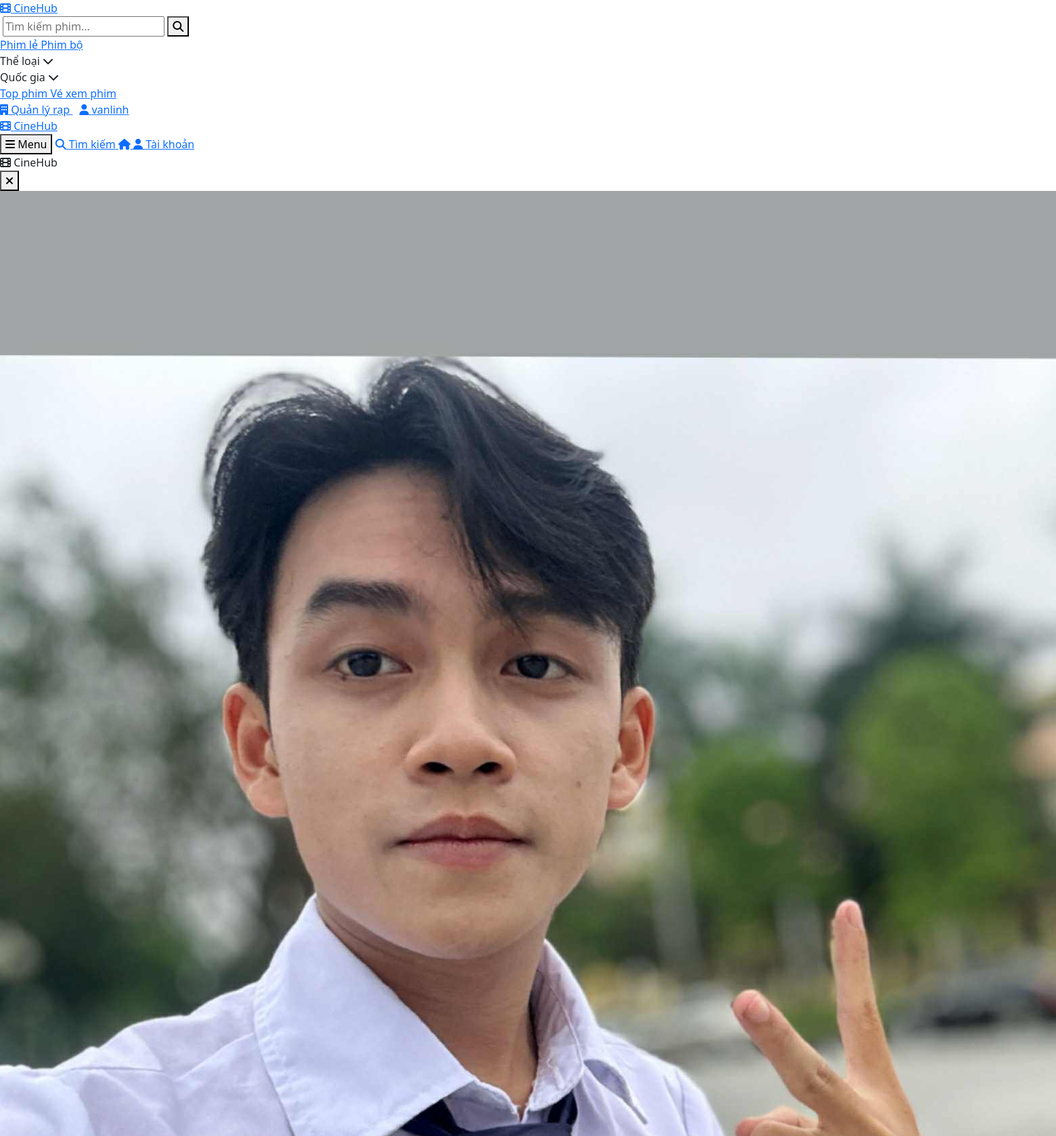
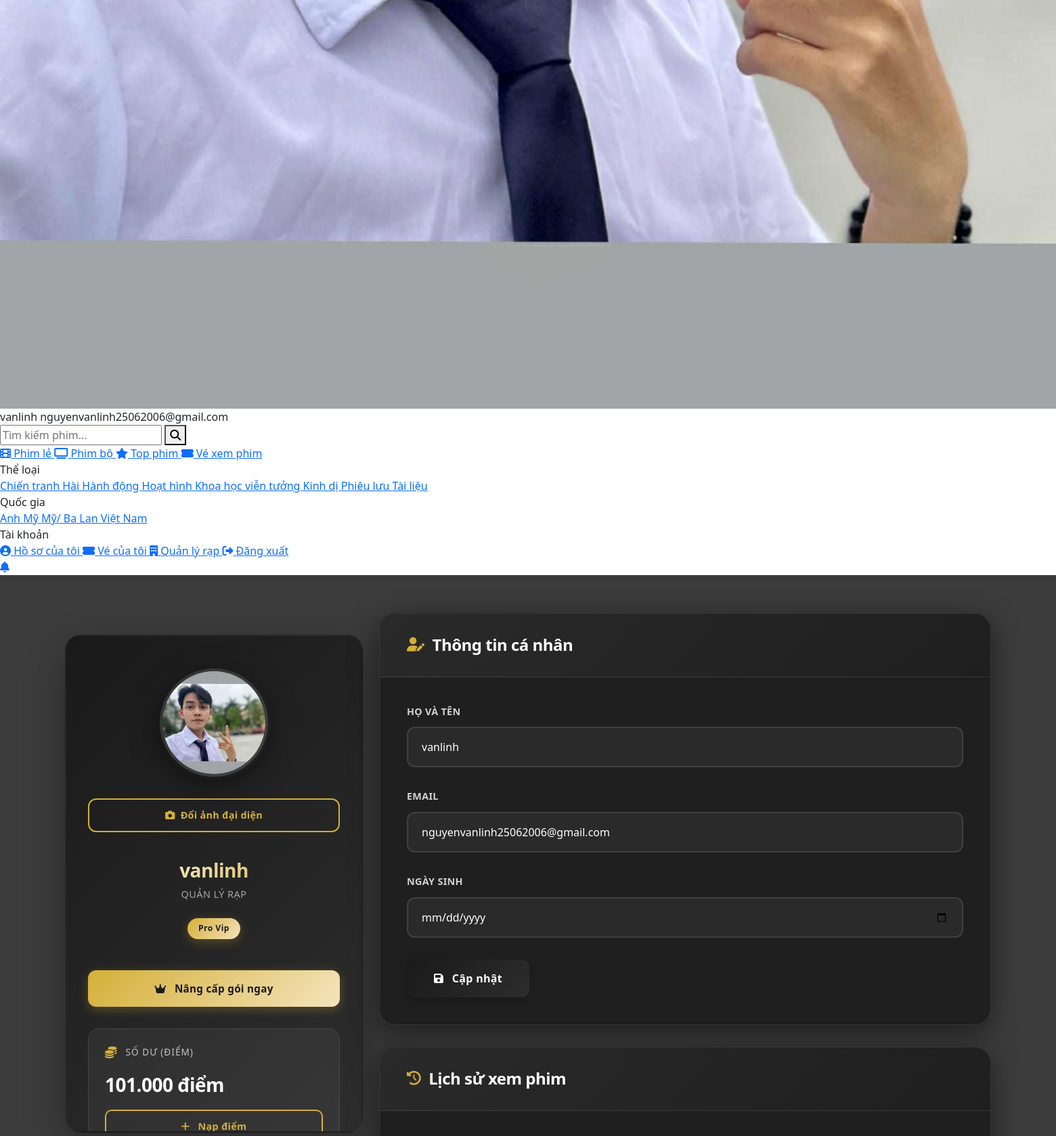
The app's page /?route=profile/index (signed in, upper part) with its own data (2 pictures, top to bottom).
### tables this page shows
CREATE TABLE `users` (
  `id` int(11) NOT NULL,
  `name` varchar(100) NOT NULL,
  `email` varchar(120) NOT NULL,
  `password` varchar(255) NOT NULL,
  `avatar` varchar(255) DEFAULT NULL,
  `birthdate` date DEFAULT NULL,
  `rank` enum('Bronze','Silver','Gold','Platinum') DEFAULT 'Bronze',
  `points` int(11) DEFAULT 0,
  `subscription_id` int(11) DEFAULT NULL,
  `status` enum('active','inactive','banned') DEFAULT 'active',
  `email_verified` tinyint(1) DEFAULT 0,
  `created_at` timestamp NOT NULL DEFAULT current_timestamp(),
  `updated_at` timestamp NOT NULL DEFAULT current_timestamp() ON UPDATE current_timestamp(),
  `role` enum('user','admin','moderator','manager') DEFAULT 'user',
  `theater_id` int(11) DEFAULT NULL,
  `is_active` tinyint(1) DEFAULT 1,
  `last_login` datetime DEFAULT NULL
);

CREATE TABLE `categories` (
  `id` int(11) NOT NULL,
  `name` varchar(100) NOT NULL,
  `parent_id` int(11) DEFAULT NULL
);

### modules/user/views/index.php (the view, shortened to what the rows shown need)
<section class="section py-4" style="background: rgb(60, 60, 60); min-height: 100vh;">
    <div class="profile-luxury-container">
        <div class="row g-4">
            <div class="col-lg-4 col-md-12">
                <div class="profile-luxury-sidebar">
                    <div class="profile-avatar-wrapper" onclick="document.getElementById('avatar-input').click()">
                        <div class="profile-avatar-container">
                            <?php if ($user['avatar']): ?>
                                <img src="<?php echo htmlspecialchars($user['avatar']); ?>" alt="Avatar" id="avatar-preview">
                            <?php else: ?>
                                <div class="avatar-placeholder-luxury">
                                    <i class="fas fa-user"></i>
                                </div>
                            <?php endif; ?>
                        </div>
                    </div>
                    <button class="btn-change-avatar" onclick="document.getElementById('avatar-input').click()">
                        <i class="fas fa-camera"></i>
                        <span><?php echo $user['avatar'] ? 'Đổi ảnh đại diện' : 'Thêm ảnh đại diện'; ?></span>
                    </button>
                    <div class="profile-name-luxury">
                        <h2><?php echo htmlspecialchars($user['name']); ?></h2>
                        <p class="profile-role-luxury"><?php echo htmlspecialchars($userRole ?? 'Thành viên'); ?></p>
                        <?php if (isset($subscription) && $subscription && in_array(strtolower($subscription['name']), ['gold', 'premium', 'pro vip'])): ?>
                            <span class="profile-badge-luxury">Pro Vip</span>
                        <?php endif; ?>
                    </div>
                    <button class="btn-upgrade-luxury" onclick="openUpgradeModal()">
                        <i class="fas fa-crown me-2"></i> Nâng cấp gói ngay
                    </button>
                    <div class="balance-card-luxury">
                        <div class="balance-header-luxury">
                            <i class="fas fa-coins"></i>
                            <span>Số dư (điểm)</span>
                        </div>
                        <div class="balance-amount-luxury">
                            <?php echo number_format($balance ?? 0, 0, ',', '.'); ?> điểm
                        </div>
                        <button class="btn-deposit-luxury" onclick="alert('Tính năng nạp điểm sẽ được thêm sau!');">
                            <i class="fas fa-plus me-2"></i> Nạp điểm
                        </button>
                    </div>
                </div>
            </div>
            <div class="col-lg-8 col-md-12">
                <div class="card-luxury">
                    <div class="card-header-luxury">
                        <h3>
                            <i class="fas fa-user-edit"></i>
                            Thông tin cá nhân
                        </h3>
                    </div>
                    <div class="card-body-luxury">
                        <form method="POST" action="?route=profile/update" enctype="multipart/form-data">
                            <div class="form-group-luxury">
                                <label for="name" class="form-label-luxury">Họ và tên</label>
                                <input type="text" class="form-control-luxury" id="name" name="name" value="<?php echo htmlspecialchars($user['name']); ?>" required>
                            </div>
                            <div class="form-group-luxury">
                                <label for="email" class="form-label-luxury">Email</label>
                                <input type="email" class="form-control-luxury" id="email" name="email" value="<?php echo htmlspecialchars($user['email']); ?>" required>
                            </div>
                            <div class="form-group-luxury">
                                <label for="birthdate" class="form-label-luxury">Ngày sinh</label>
                                <input type="date" class="form-control-luxury" id="birthdate" name="birthdate" value="<?php echo $user['birthdate']; ?>">
                            </div>
                            <button type="submit" class="btn-update-luxury">
                                <i class="fas fa-save me-2"></i> Cập nhật
                            </button>
                        </form>
                    </div>
                </div>
                <div class="card-luxury" id="history">
                    <div class="card-header-luxury">
                        <h3>
                            <i class="fas fa-history"></i>
                            Lịch sử xem phim
                        </h3>
                    </div>
                    <div class="card-body-luxury">
                    </div>
                </div>
            </div>
        </div>
    </div>
</section>

### shared/layout/header.php (shortened to what the rows shown need)
<!DOCTYPE html>
<html lang="vi">
<head>
    <link href="https://cdn.jsdelivr.net/npm/bootstrap@5.3.0/dist/css/bootstrap.min.css" rel="stylesheet">
    <?php
    $baseUrl = UrlHelper::getBaseUrl();
    ?>
    <link rel="stylesheet" href="<?php echo htmlspecialchars($baseUrl); ?>/style.css?v=<?php echo time(); ?>">
    <link rel="stylesheet" href="https://cdnjs.cloudflare.com/ajax/libs/font-awesome/6.4.0/css/all.min.css">
</head>
<body>
    <?php
    $isAuthPage = false;
    ?>
    <?php if (!$isAuthPage): ?>
    <?php
    try {
        require_once __DIR__ . '/../../core/Database.php';
        require_once __DIR__ . '/../../modules/movie/CategoryModel.php';
        $categoryModel = new CategoryModel();
        $menuCategories = $categoryModel->getAll();
    } catch (Exception $e) {
        $menuCategories = [];
        $countries = [];
    }
    $isAdmin = false;
    $isModerator = false;
    if (isset($user) && $user) {
        if (isset($user['role']) && $user['role'] === 'admin') {
            $isAdmin = true;
        } else {
            try {
                require_once __DIR__ . '/../../core/AdminMiddleware.php';
                $isAdmin = AdminMiddleware::hasRole($user['id'], 'Super Admin') ||
                          AdminMiddleware::hasRole($user['id'], 'Admin');
            } catch (Exception $e) {}
        }
        if (!$isAdmin) {
            if (isset($user['role']) && $user['role'] === 'moderator') {
                $isModerator = true;
            } elseif (isset($user['theater_id']) && !empty($user['theater_id'])) {
                $isModerator = true;
            } else {
                try {
                    require_once __DIR__ . '/../../core/AdminMiddleware.php';
                    $isModerator = AdminMiddleware::hasRole($user['id'], 'Moderator') ||
                                 AdminMiddleware::hasRole($user['id'], 'Theater Manager');
                } catch (Exception $e) {}
            }
        }
    }
    ?>
    <header class="header-new header-desktop">
        <div class="header-container">
            <div class="header-right">
                <?php if (isset($user) && $user): ?>
                    <?php if ($isAdmin): ?>
                        <a href="<?php echo $baseUrl; ?>/?route=admin/index" class="sign-in-btn" style="background-color: #FFFFFF37; margin-right: 10px;">
                            <i class="fas fa-cog"></i>
                            <span>Admin Panel</span>
                        </a>
                    <?php elseif ($isModerator): ?>
                        <a href="<?php echo $baseUrl; ?>/?route=moderator/index" class="sign-in-btn" style="margin-right: 10px;">
                            <i class="fas fa-building"></i>
                            <span>Quản lý rạp</span>
                        </a>
                    <?php endif; ?>
                    <a href="<?php echo $baseUrl; ?>/?route=profile/index" class="sign-in-btn">
                        <i class="fas fa-user"></i>
                        <span><?php echo htmlspecialchars($user['name']); ?></span>
                    </a>
                <?php endif; ?>
            </div>
        </div>
    </header>
    <div class="mobile-slide-menu" id="mobileSlideMenu">
        <?php if (isset($user) && $user): ?>
        <div class="mobile-menu-user">
            <div class="mobile-user-avatar">
                <?php if (!empty($user['avatar'])): ?>
                    <img src="<?php echo htmlspecialchars($user['avatar']); ?>" alt="Avatar">
                <?php else: ?>
                    <i class="fas fa-user"></i>
                <?php endif; ?>
            </div>
            <div class="mobile-user-info">
                <span class="mobile-user-name"><?php echo htmlspecialchars($user['name']); ?></span>
                <span class="mobile-user-email"><?php echo htmlspecialchars($user['email']); ?></span>
            </div>
        </div>
        <?php endif; ?>
        <div class="mobile-menu-content">
            <div class="mobile-menu-section">
                <div class="mobile-menu-tags">
                    <?php foreach (array_slice($menuCategories, 0, 8) as $cat): ?>
                        <a href="<?php echo $baseUrl; ?>/?route=movie/index&category=<?php echo $cat['id']; ?>" class="mobile-menu-tag" onclick="closeMobileMenu()">
                            <?php echo htmlspecialchars($cat['name']); ?>
                        </a>
                    <?php endforeach; ?>
                </div>
            </div>
        </div>
    </div>
    <?php endif; ?>
    <?php
    if (isset($user) && $user):
        try {
            require_once __DIR__ . '/../../core/Database.php';
        } catch (Exception $e) {
        }
    ?>
    <?php endif; ?>

### records on screen
users: name "vanlinh", avatar (picture), email "nguyenvanlinh25062006@gmail.com"
categories: name "Chiến tranh"
categories: name "Hài"
categories: name "Hành động"
categories: name "Hoạt hình"
categories: name "Khoa học viễn tưởng"
categories: name "Kinh dị"
categories: name "Phiêu lưu"
categories: name "Tài liệu"

### other values on screen
$country['country'] "Anh"
$country['country'] "Mỹ"
$country['country'] "Mỹ/ Ba Lan"
$country['country'] "Việt Nam"
$userRole "QUẢN LÝ RẠP"
$balance "101.000"
